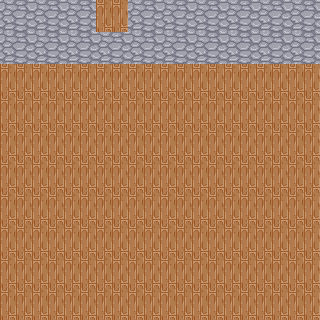

Below is a game level as drawn by its tile map, then a one-line description and the .tmx file that defines it, in full:
An orthogonal 10x10 tile map with 32x32 px tiles, 1 tile layer (groundwork) and 1 object.

<map version="1.10" tiledversion="1.10.2" orientation="orthogonal" renderorder="right-down" width="10" height="10" tilewidth="32" tileheight="32" infinite="0" nextlayerid="7" nextobjectid="16">
 <tileset firstgid="1" source="texture.tsx" />
 <layer id="1" name="groundwork" width="10" height="10">
  <data encoding="csv">
2,2,2,1,2,2,2,2,2,2,
2,2,2,2,2,2,2,2,2,2,
1,1,1,1,1,1,1,1,1,1,
1,1,1,1,1,1,1,1,1,1,
1,1,1,1,1,1,1,1,1,1,
1,1,1,1,1,1,1,1,1,1,
1,1,1,1,1,1,1,1,1,1,
1,1,1,1,1,1,1,1,1,1,
1,1,1,1,1,1,1,1,1,1,
1,1,1,1,1,1,1,1,1,1
</data>
 </layer>
 <objectgroup id="6" name="collisionlayer">
  <object id="15" gid="2" x="140.897" y="175.714" width="32" height="32" />
 </objectgroup>
</map>